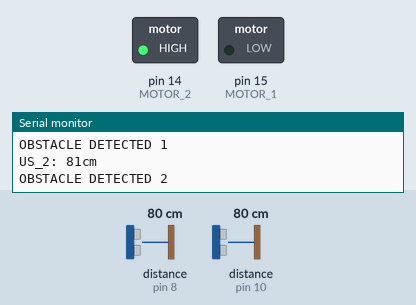
Simulated run of this sketch. Board: Arduino Uno, built with avr-gcc and run on an emulated ATmega328P. Shown: switched loads named in the sketch (green lamp = pin HIGH), the last lines printed to the serial monitor. Dashed ring = blinking. The test bench sets the inputs (shaded band); at power-on: distance to the obstacle (sensors on pin 8, pin 10) 80 cm. The echo pulse lasts 58.3 µs per cm.

Above: at 5.4 s.
5.5 s: distance to the obstacle (sensor on pin 8) set to 96 cm
9.0 s: distance to the obstacle (sensor on pin 8) set to 102 cm
At 9.9 s:
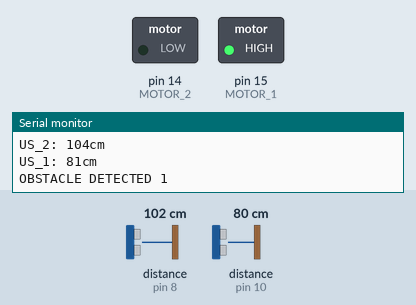
12.5 s: distance to the obstacle (sensor on pin 10) set to 95 cm
16.0 s: distance to the obstacle (sensor on pin 10) set to 103 cm
At 16.5 s:
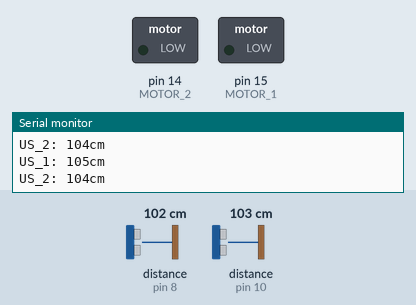
17.6 s: distance to the obstacle (sensor on pin 10) set to 2 cm
At 18.0 s:
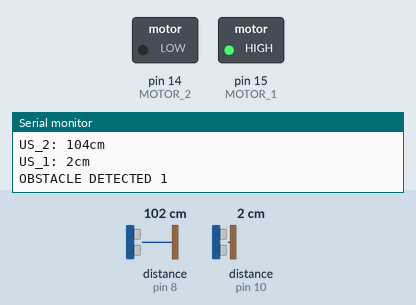
Timing chart, 0 to 22.1 s (numbered marks = the images above; inputs shaded):
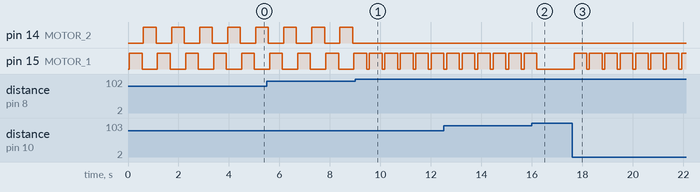

The sketch:

whitecane.ino
```cpp
// Project: Whitecane
// Organization: Synthsense
// Authors: Adhitya Murali, Tomas Vega
// Purpose: Example NewPing library sketch that does a ping about 20 times per second.

#include <NewPing.h>

#define TRIGGER_PIN_1  11  // Arduino pin tied to trigger pin on the ultrasonic sensor.
#define ECHO_PIN_1     10  // Arduino pin tied to echo pin on the ultrasonic sensor.
#define TRIGGER_PIN_2  9
#define ECHO_PIN_2     8
#define MOTOR_1        15
#define MOTOR_2        14
#define MAX_DISTANCE 500 // Maximum distance we want to ping for (in centimeters). Maximum sensor distance is rated at 400-500cm.

NewPing sonar_1(TRIGGER_PIN_1, ECHO_PIN_1, MAX_DISTANCE); // NewPing setup of pins and maximum distance.
NewPing sonar_2(TRIGGER_PIN_2, ECHO_PIN_2, MAX_DISTANCE); // NewPing setup of pins and maximum distance.

unsigned int threshold_us1;
unsigned int threshold_us2;
unsigned int curr_us1;
unsigned int curr_us2;
unsigned int curr_dist;
unsigned int total;

enum state_type {
  INIT,
  US_1,
  VIBRATE_1,
  US_2,
  VIBRATE_2,
};

state_type state;

void setup() {
  Serial.begin(115200); // Open serial monitor at 115200 baud to see ping results.
  state = US_1;  // By right this should be CALIBRATION
  threshold_us1 = 100; // This is in centimeters!
  threshold_us2 = 100; // This is in centimeters!
  pinMode(MOTOR_1, OUTPUT);
  pinMode(MOTOR_2, OUTPUT);
  total = 0;
}

void loop() {
  switch(state) {
    case INIT:
      state = US_1;
      break;

    case US_1:
      delay(50); // Wait 50ms between pings (about 20 pings/sec). 29ms should be the shortest delay between pings.
      curr_us1 = sonar_1.ping(); // Send ping, get ping time in microseconds (uS).
      curr_dist = curr_us1  / US_ROUNDTRIP_CM;
      Serial.print("US_1: ");
      Serial.print(curr_dist); // Convert ping time to distance in cm and print result (0 = outside set distance range)
      Serial.println("cm");
      if ((curr_dist > threshold_us1) || (curr_dist <= 1.0)) {
        state = US_2;
      } else {
        Serial.println("OBSTACLE DETECTED 1");
        state = VIBRATE_1;
      }
      break;

    case VIBRATE_1:
      digitalWrite(MOTOR_1, HIGH);
      delay(500);
      digitalWrite(MOTOR_1, LOW);
      state = US_2;
      break;

    case US_2:
      delay(50);
      curr_us2 = sonar_2.ping(); // Send ping, get ping time in microseconds (uS).
      curr_dist = curr_us2  / US_ROUNDTRIP_CM;
      Serial.print("US_2: ");
      Serial.print(curr_dist); // Convert ping time to distance in cm and print result (0 = outside set distance range)
      Serial.println("cm");
      if ((curr_dist > threshold_us2) || (curr_dist <= 1.0)) {
        state = INIT;
      } else {
        Serial.println("OBSTACLE DETECTED 2");
        state = VIBRATE_2;
      }
      break;

    case VIBRATE_2:
      digitalWrite(MOTOR_2, HIGH);
      delay(500);
      digitalWrite(MOTOR_2, LOW);
      state = INIT;
      break;

    default:
      Serial.print("DEFAULT");
      break;
  }
}
```

Measured:
- the behaviour switches between 98 and 99 cm on distance to the obstacle (sensor on pin 8) (found by bisection; images 0 and 1)
- the behaviour switches between 98 and 99 cm on distance to the obstacle (sensor on pin 10) (found by bisection; images 1 and 2)
- after the input at 9.0 s, pin 14 (MOTOR_2): stops changing and stays LOW; pin 15 (MOTOR_1): alternates HIGH for 0.50 s and LOW for 0.11 s, starting after 0.56 s
- after the input at 16.0 s, pin 15 (MOTOR_1): goes on until 16.2 s, then stays LOW
- after the input at 17.6 s, pin 15 (MOTOR_1): alternates HIGH for 0.50 s and LOW for 0.11 s, starting after 0.07 s
- by itself, pin 14 (MOTOR_2), pin 15 (MOTOR_1): alternates HIGH for 0.50 s and LOW for 0.61 s
